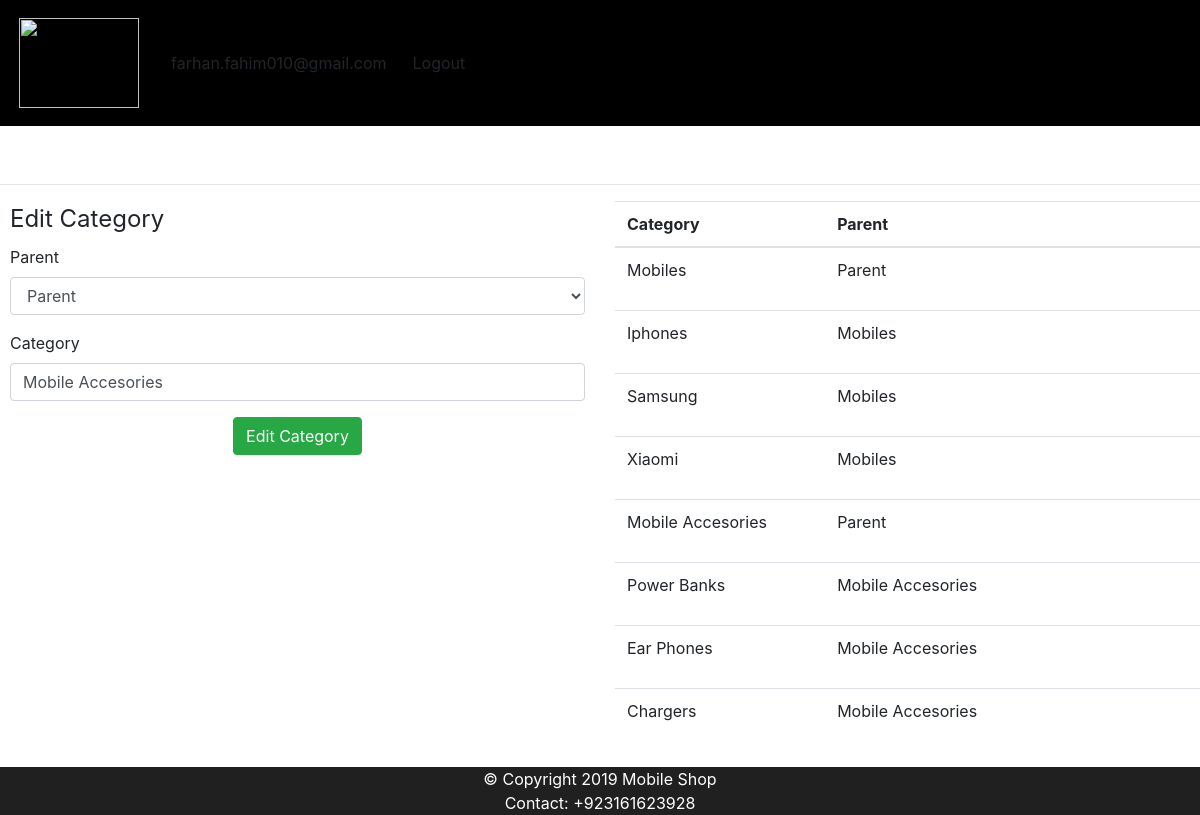
Page /admin/categories.php?edit=2 (signed in) on the committed database.
### tables this page shows
CREATE TABLE `categories` (
  `id` int(11) NOT NULL,
  `category` varchar(255) NOT NULL,
  `parent` int(11) NOT NULL DEFAULT '0'
);

### helpers/helpers.php (called while the page is built, shortened)
<?php
function sanitize($dirty) {
	return htmlentities($dirty, ENT_QUOTES, "UTF-8");
}
?>

### admin/categories.php (the view, shortened to what this page needs)
  <link rel="stylesheet" href="https://maxcdn.bootstrapcdn.com/bootstrap/4.3.1/css/bootstrap.min.css">
<?php
	include 'includes/head.php';
	include 'includes/navigation1.php';
?>
<?php
	$category = '';
	$post_parent = '';
	if(isset($_GET['edit']) && !empty($_GET['edit'])) {
		$edit_id = (int)$_GET['edit'];
		$edit_id = sanitize($edit_id);
		$edit_result = $db->query("SELECT * FROM categories WHERE id = '{$edit_id}'");
		$edit_category = mysqli_fetch_assoc($edit_result);
	}
?>
<h2 class="text-center" style="margin-top: 130px;">Categories</h2>
<hr>
<div class="row">
	<div class="col-md-6">
		<form class="form" style="margin-left: 10px;" action="categories.php<?php echo ((isset($_GET['edit']))?'?edit='.$edit_id : ''); ?>" method="post">
			<legend><?php echo ((isset($_GET['edit']))?'Edit' : 'Add a'); ?> Category</legend>
			<?php
				$category_value = '';
				$parent_value = 0;
				if(isset($_GET['edit'])) {
					$category_value = $edit_category['category'];
					$parent_value = $edit_category['parent'];
				} else {
					if(isset($_POST)) {
						$category_value = $category;
						$parent_value = $post_parent;
					}
				}
			?>
			<div class="form-group">
				<label for="parent">Parent</label>
				<select class="form-control" name="parent" id="parent">
					<option value="0"<?php echo (($parent_value == 0)?' selected="selected"' : ''); ?>>Parent</option>
				</select>
			</div>
			<div class="form-group">
				<label for="category">Category</label>
				<input class="form-control" type="text" name="category" id="category" value="<?php echo $category_value; ?>">
			</div>
			<div class="form-group">
				<div class="text-center">
				<input class="btn btn-success" type="submit" value="<?php echo ((isset($_GET['edit']))?'Edit' : 'Add'); ?> Category">
				</div>
			</div>
		</form>
	</div>
	<div class="col-md-6">
		<table class="table" style="margin-right: 30px;">
			<thead>
				<th>Category</th>
				<th>Parent</th>
				<th></th>
			</thead>
			<tbody>
				<?php $result = $db->query("SELECT * FROM categories WHERE parent = 0"); ?>
				<?php while($parent = mysqli_fetch_assoc($result)) : ?>
				<?php
					$parent_id = (int)$parent['id'];
					$cresult = $db->query("SELECT * FROM categories WHERE parent = '{$parent_id}'");
				?>
				<tr>
					<td><?php echo $parent['category']; ?></td>
					<td>Parent</td>
					<td>
						<a class="btn btn-xs btn-default" href="categories.php?edit=<?php echo $parent['id']; ?>"><i class="material-icons" >
</i></a>
						<a class="btn btn-xs btn-default" href="categories.php?delete=<?php echo $parent['id']; ?>"><i class="material-icons">
</i></a>
					</td>
				</tr>
					<?php while($child = mysqli_fetch_assoc($cresult)) : ?>
						<tr>
							<td><?php echo $child['category']; ?></td>
							<td><?php echo $parent['category']; ?></td>
							<td>
								<a class="btn btn-xs btn-default" href="categories.php?edit=<?php echo $child['id']; ?>"><i class="material-icons" >
</i></a>
								<a class="btn btn-xs btn-default" href="categories.php?delete=<?php echo $child['id']; ?>"><i class="material-icons">
</i></a>
							</td>
						</tr>
					<?php endwhile; ?>
				<?php endwhile; ?>
			</tbody>
		</table>
	</div>
</div>
<?php
	include 'includes/footer.php';
	?>

### css/style.css (style rules this page uses)
* { padding: 0; margin: 0; }
h1,h2,h3,h4,h5,i { color: white; }

### rows in the picture
categories: parent "Parent", category "Mobile Accesories"
categories: category "Mobiles"
categories: category "Iphones"
categories: category "Samsung"
categories: category "Xiaomi"
categories: category "Power Banks"
categories: category "Ear Phones"
categories: category "Chargers"

### other values in the picture
$_SESSION["login_id"] "farhan.fahim010@gmail.com"
